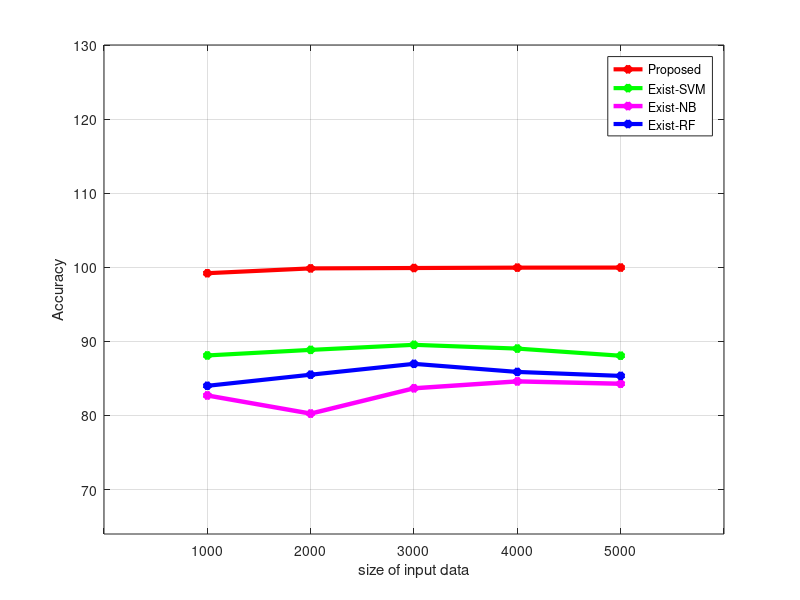
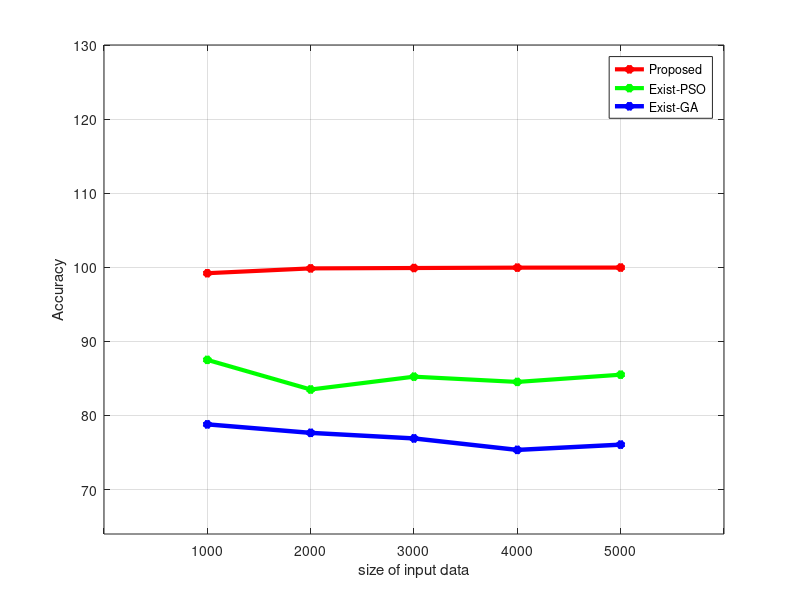
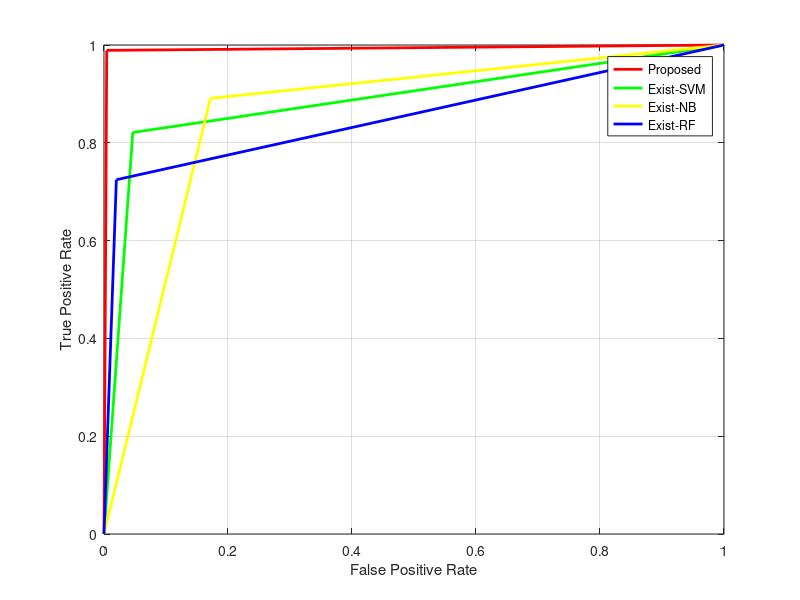
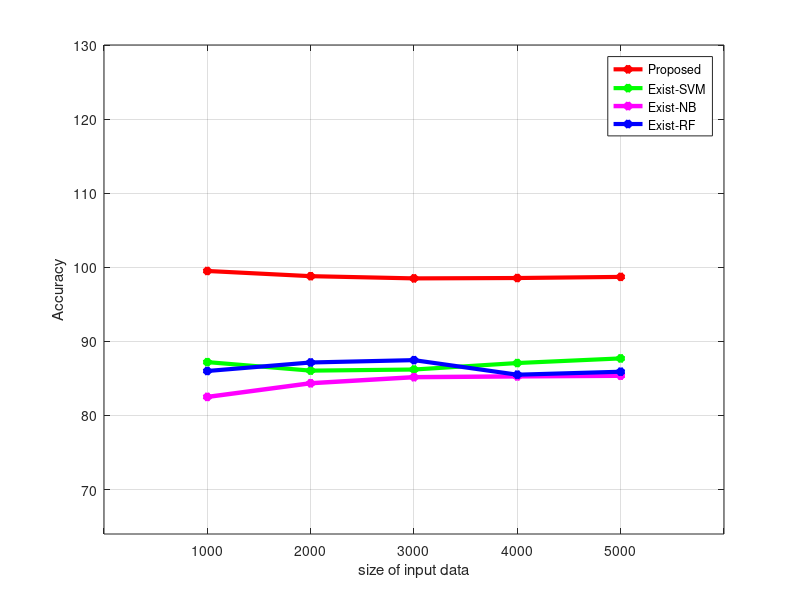

Write MATLAB code to recreate these figures, in order.
clc
clear all
close all;

% for KDD 
kdd_cla = [0.992	0.9985	0.999	0.9995	0.9996
0.881	0.8885	0.895333333	0.89025	0.8806
0.827	0.8025	0.836666667	0.846	0.8428
0.84	0.855	0.869666667	0.85875	0.8534];

kdd_cla = kdd_cla'*100;
h1 = figure;
plot(kdd_cla(:,1),'-r*','LineWidth',3); hold on
plot(kdd_cla(:,2),'-g*','LineWidth',3); hold on
plot(kdd_cla(:,3),'-m*','LineWidth',3.2); hold on
plot(kdd_cla(:,4),'-b*','LineWidth',3); hold on
xlim([0 6])
set(gca,'XTickLabel', {' ' , '1000' , '2000', '3000' , '4000' , '5000' , ' '})
ylim([64 130])
grid on
legend('Proposed' , 'Exist-SVM' , 'Exist-NB' , 'Exist-RF')
xlabel('size of input data')
ylabel('Accuracy')

kdd_opt = [0.992	0.9985	0.999	0.9995	0.9996
0.875	0.835	0.852333333	0.84525	0.855
0.788	0.7765	0.769	0.7535	0.7606];

kdd_opt = kdd_opt'*100;
figure;
plot(kdd_opt(:,1),'-r*','LineWidth',3); hold on
plot(kdd_opt(:,2),'-g*','LineWidth',3); hold on
plot(kdd_opt(:,3),'-b*','LineWidth',3.2); hold on
xlim([0 6])
set(gca,'XTickLabel', {' ' , '1000' , '2000', '3000' , '4000' , '5000' , ' '})
ylim([64 130])
grid on
legend('Proposed' , 'Exist-PSO' , 'Exist-GA')
xlabel('size of input data')
ylabel('Accuracy')

xkdd = [0	0	0	0
0.004424779	0.046460177	0.171681416	0.019911504
1	1	1	1];

ykdd = [0	0	0	0
0.989051095	0.821167883	0.890875912	0.724452555
1	1	1	1];
figure;plot(xkdd(:,1),ykdd(:,1),'r','LineWidth',2); hold on
plot(xkdd(:,2),ykdd(:,2),'g','LineWidth',2); hold on
plot(xkdd(:,3),ykdd(:,3),'y','LineWidth',2); hold on
plot(xkdd(:,4),ykdd(:,4),'b','LineWidth',2); hold on
grid on
xlabel('False Positive Rate')
ylabel('True Positive Rate')
legend('Proposed' , 'Exist-SVM' , 'Exist-NB' , 'Exist-RF')

%% for CIC
cic_cla = [0.995	0.988	0.985	0.9855	0.987
0.872	0.8605	0.862	0.87075	0.877
0.825	0.8435	0.851666667	0.85275	0.8536
0.86	0.8715	0.874666667	0.855	0.859];

cic_cla = cic_cla'*100;
figure;
plot(cic_cla(:,1),'-r*','LineWidth',3); hold on
plot(cic_cla(:,2),'-g*','LineWidth',3); hold on
plot(cic_cla(:,3),'-m*','LineWidth',3.2); hold on
plot(cic_cla(:,4),'-b*','LineWidth',3); hold on
xlim([0 6])
set(gca,'XTickLabel', {' ' , '1000' , '2000', '3000' , '4000' , '5000' , ' '})
ylim([64 130])
grid on
legend('Proposed' , 'Exist-SVM' , 'Exist-NB' , 'Exist-RF')
xlabel('size of input data')
ylabel('Accuracy')

cic_opt = [0.995	0.988	0.985	0.9855	0.987
0.872	0.8805	0.887	0.89225	0.8834
0.805	0.8405	0.853666667	0.84325	0.8242];

cic_opt = cic_opt'*100;
figure;
plot(cic_opt(:,1),'-r*','LineWidth',3); hold on
plot(cic_opt(:,2),'-g*','LineWidth',3); hold on
plot(cic_opt(:,3),'-b*','LineWidth',3.2); hold on
xlim([0 6])
set(gca,'XTickLabel', {' ' , '1000' , '2000', '3000' , '4000' , '5000' , ' '})
ylim([64 130])
grid on
legend('Proposed' , 'Exist-PSO' , 'Exist-GA')
xlabel('size of input data')
ylabel('Accuracy')

xcic = [0	0	0	0
0.004	0.1	0.144	0.114
1	1	1	1];

ycic = [0	0	0	0
0.994	0.844	0.794	0.834
1	1	1	1];

figure;plot(xcic(:,1),ycic(:,1),'r','LineWidth',2); hold on
plot(xcic(:,2),ycic(:,2),'g','LineWidth',2); hold on
plot(xcic(:,3),ycic(:,3),'y','LineWidth',2); hold on
plot(xcic(:,4),ycic(:,4),'b','LineWidth',2); hold on
grid on
xlabel('False Positive Rate')
ylabel('True Positive Rate')
legend('Proposed' , 'Exist-SVM' , 'Exist-NB' , 'Exist-RF')


%% for ISCX
iscx_cla = [0.995	0.9945	0.994	0.99475	0.995
0.882	0.844	0.824	0.8245	0.8314
0.819	0.843	0.828666667	0.8405	0.8542
0.839	0.8395	0.830333333	0.85925	0.8604];

iscx_cla = iscx_cla'*100;
figure;
plot(iscx_cla(:,1),'-r*','LineWidth',3); hold on
plot(iscx_cla(:,2),'-g*','LineWidth',3); hold on
plot(iscx_cla(:,3),'-m*','LineWidth',3.2); hold on
plot(iscx_cla(:,4),'-b*','LineWidth',3); hold on
xlim([0 6])
set(gca,'XTickLabel', {' ' , '1000' , '2000', '3000' , '4000' , '5000' , ' '})
ylim([64 130])
grid on
legend('Proposed' , 'Exist-SVM' , 'Exist-NB' , 'Exist-RF')
xlabel('size of input data')
ylabel('Accuracy')

iscx_opt = [0.995	0.9945	0.994	0.99475	0.995
0.871	0.8835	0.891	0.89325	0.895
0.836	0.8505	0.839333333	0.84525	0.8496];

iscx_opt = iscx_opt'*100;
figure;
plot(iscx_opt(:,1),'-r*','LineWidth',3); hold on
plot(iscx_opt(:,2),'-g*','LineWidth',3); hold on
plot(iscx_opt(:,3),'-b*','LineWidth',3.2); hold on
xlim([0 6])
set(gca,'XTickLabel', {' ' , '1000' , '2000', '3000' , '4000' , '5000' , ' '})
ylim([64 130])
grid on
legend('Proposed' , 'Exist-PSO' , 'Exist-GA')
xlabel('size of input data')
ylabel('Accuracy')

xiscx = [0	0	0	0
0.00125	0.0675	0.10875	0.10625
1	1	1	1];

yiscx = [0	0	0	0
0.98	0.68	0.53	0.62
1	1	1	1];

figure;plot(xiscx(:,1),yiscx(:,1),'r','LineWidth',2); hold on
plot(xiscx(:,2),yiscx(:,2),'g','LineWidth',2); hold on
plot(xiscx(:,3),yiscx(:,3),'y','LineWidth',2); hold on
plot(xiscx(:,4),yiscx(:,4),'b','LineWidth',2); hold on
grid on
xlabel('False Positive Rate')
ylabel('True Positive Rate')
legend('Proposed' , 'Exist-SVM' , 'Exist-NB' , 'Exist-RF')


%% for CICDDOS
cddos_cla = [0.996	0.9955	0.995333333	0.995	0.992
0.903	0.899	0.898666667	0.8955	0.8918
0.836	0.827	0.816333333	0.813	0.8104
0.874	0.879	0.881666667	0.87975	0.8762];

cddos_cla = cddos_cla'*100;
figure;
plot(cddos_cla(:,1),'-r*','LineWidth',3); hold on
plot(cddos_cla(:,2),'-g*','LineWidth',3); hold on
plot(cddos_cla(:,3),'-m*','LineWidth',3.2); hold on
plot(cddos_cla(:,4),'-b*','LineWidth',3); hold on
xlim([0 6])
set(gca,'XTickLabel', {' ' , '1000' , '2000', '3000' , '4000' , '5000' , ' '})
ylim([64 130])
grid on
legend('Proposed' , 'Exist-SVM' , 'Exist-NB' , 'Exist-RF')
xlabel('size of input data')
ylabel('Accuracy')

cddos_opt = [0.996	0.9955	0.995333333	0.995	0.992
0.875	0.884	0.888333333	0.8825	0.8908
0.816	0.8445	0.853666667	0.8555	0.849];

cddos_opt = cddos_opt'*100;
figure;
plot(cddos_opt(:,1),'-r*','LineWidth',3); hold on
plot(cddos_opt(:,2),'-g*','LineWidth',3); hold on
plot(cddos_opt(:,3),'-b*','LineWidth',3.2); hold on
xlim([0 6])
set(gca,'XTickLabel', {' ' , '1000' , '2000', '3000' , '4000' , '5000' , ' '})
ylim([64 130])
grid on
legend('Proposed' , 'Exist-PSO' , 'Exist-GA')
xlabel('size of input data')
ylabel('Accuracy')

xcdos = [0	0	0	0
0.008	0.18	0.348	0.236
1	1	1	1];

ycdos = [0	0	0	0
0.997333333	0.930666667	0.897333333	0.910666667
1	1	1	1];
figure;plot(xcdos(:,1),ycdos(:,1),'r','LineWidth',2); hold on
plot(xcdos(:,2),ycdos(:,2),'g','LineWidth',2); hold on
plot(xcdos(:,3),ycdos(:,3),'y','LineWidth',2); hold on
plot(xcdos(:,4),ycdos(:,4),'b','LineWidth',2); hold on
grid on
xlabel('False Positive Rate')
ylabel('True Positive Rate')
legend('Proposed' , 'Exist-SVM' , 'Exist-NB' , 'Exist-RF')